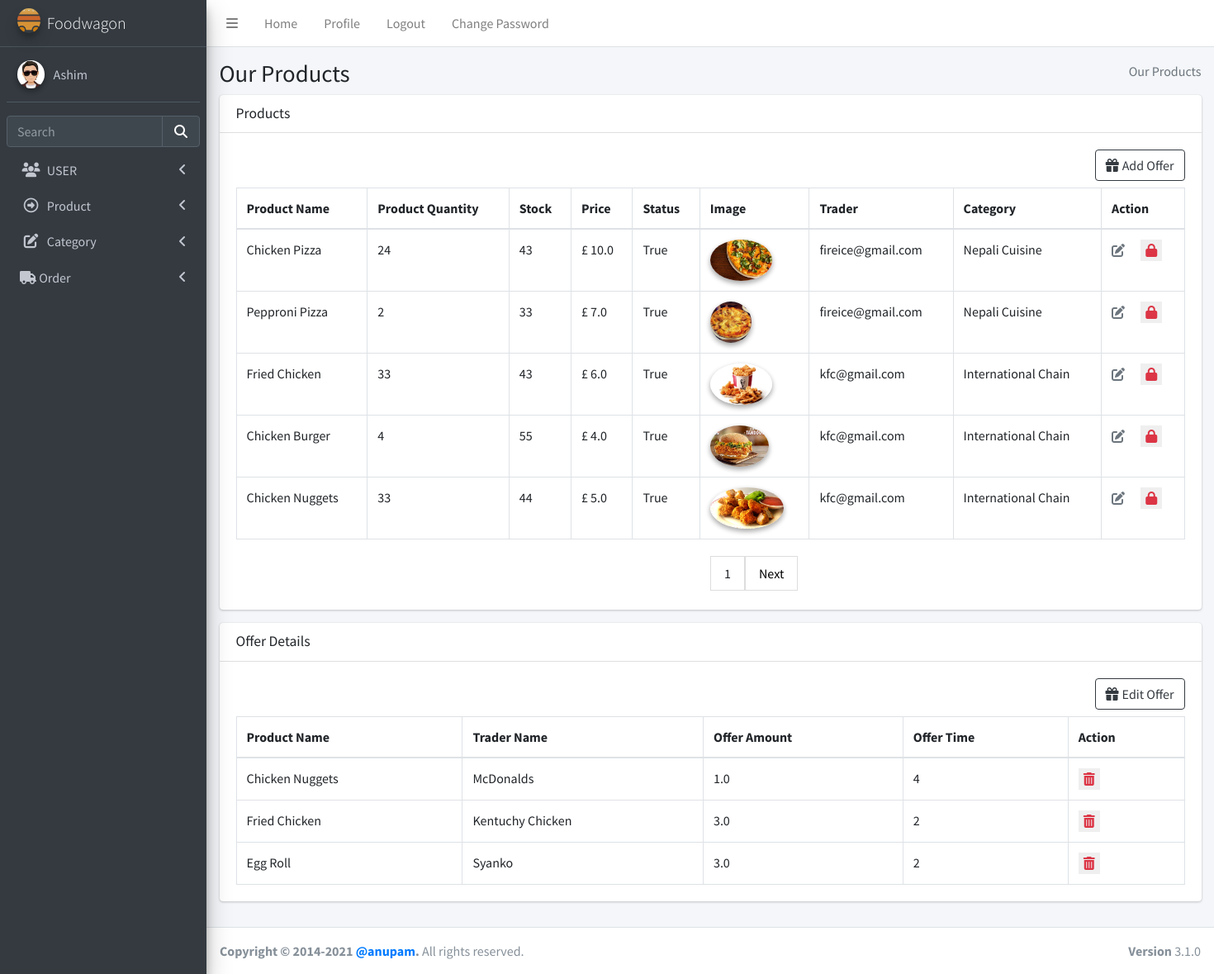
The page /product/productread/ (signed in) on the database its author committed.
### login/models.py (models this page shows, shortened)
class User(AbstractBaseUser):
    email = models.EmailField(max_length=255, unique=True, default="a@gmail.com")
    address = models.TextField(max_length=30, blank=True)
    first_name = models.TextField(max_length=30, blank=True, default="eg aster")
    last_name = models.TextField(max_length=30, blank=True)
    is_staff = models.BooleanField(default=False)  # non super-user
    is_active = models.BooleanField(default=False)
    admin = models.BooleanField(default=False)  # a superuser
    last_login = models.DateTimeField(blank=True, null=True, verbose_name="last login")
    profile_pic = models.ImageField(blank=True, null=True, upload_to="images/user/")
    USERNAME_FIELD = "email"
    def __str__(self):
        return self.email
    objects = UserManager()

### product/models.py (models this page shows, shortened)
class Product(models.Model):
    name = models.CharField(max_length=100)
    quantity = models.CharField(max_length=10)
    stock = models.IntegerField()
    price = models.FloatField(max_length=100)
    image = models.ImageField(upload_to="images/food/")
    trader = models.ForeignKey(User, on_delete=models.CASCADE)
    status = models.BooleanField(default=True)
    category = models.ForeignKey(Categories, on_delete=models.CASCADE)
    class Meta:
        unique_together = ("name", "trader")

class Categories(models.Model):
    name = models.CharField(max_length=100, default="street food", unique=True)
    status = models.BooleanField(default=True)
    def __str__(self):
        return self.name

class Offer(models.Model):
    offer_amount = models.DecimalField(max_digits=5, decimal_places=1)
    trader_offer = models.ForeignKey(User, on_delete=models.CASCADE)
    product_offer = models.ForeignKey(Product, on_delete=models.CASCADE)
    offer_time = models.IntegerField()

### product/views.py (the view, shortened to what this page needs)
# urls.py: path("productread/", views.ProductView.as_view(), name="productread"),
class ProductView(TemplateView):
    template_name = "admin/productread.html"
    def get(self, request):
        semail = request.session["user"]
        verifyUser = users.objects.filter(email=semail).first()
        if verifyUser.admin:
            product = Product.objects.all()
            offer = Offer.objects.all()
            paginator = Paginator(product, 5)
            page_number = request.GET.get("page")
            page_obj = paginator.get_page(page_number)
            return render(
                request,
                self.template_name,
                {"product": page_obj, "product_offer": product, "offer": offer},
            )

### templates/admin/productread.html (shortened to what this page needs)
{%extends "admin/base.html" %} {% load static %}
{% block csspart %}
<link rel="stylesheet" href="{% static 'plugins/fontawesome-free/css/all.min.css' %}">
<link rel="stylesheet" href="{% static 'plugins/datatables-bs4/css/dataTables.bootstrap4.min.css' %}">
<link rel="stylesheet" href="{% static 'plugins/datatables-responsive/css/responsive.bootstrap4.min.css' %}">
<link rel="stylesheet" href="{% static 'dist/css/adminlte.min.css' %}">
</head>
{% endblock csspart %}
{%block bodycontent%}
<body class="hold-transition sidebar-mini">
  <div class="wrapper">
    <div class="content-wrapper">
      <section class="content-header">
        <div class="container-fluid">
          <div class="row mb-2">
            <div class="col-sm-6">
              <h1>Our Products</h1>
            </div>
            <div class="col-sm-6">
              <ol class="breadcrumb float-sm-right">
                <li class="breadcrumb-item active">Our Products</li>
              </ol>
            </div>
          </div>
        </div>
        {% if product %}
        <section class="content">
          <div class="container-fluid">
            <div class="row">
              <div class="col-12">
                <div class="card">
                  <div class="card-header">
                    <h3 class="card-title">Products</h3>
                  </div>
                  <div class="card-body">
                    <div class="mb-2 d-flex justify-content-end btn-color">
                      <a href="" class="btn btn-outline-dark " data-toggle="modal" data-target="#exampleModalCenter"><i
                          class="fas fa-gift mr-1"></i>Add Offer</a>
                    </div>
                    <table id="example2" class="table table-bordered table-hover">
                      <thead>
                        <tr>
                          <th>Product Name</th>
                          <th>Product Quantity</th>
                          <th>Stock</th>
                          <th>Price</th>
                          <th>Status</th>
                          <th>Image</th>
                          {% if user.admin%}
                          <th>Trader</th>
                          {%endif%}
                          <th>Category</th>
                          <th>Action</th>
                        </tr>
                      </thead>
                      <tbody>
                        {% for products in product %}
                        <tr>
                          <td>{{products.name}}</td>
                          <td>{{products.quantity}}</td>
                          <td>{{products.stock}}</td>
                          <td>£ {{products.price}}</td>
                          <td>{{products.status}}</td>
                          <td>
                            <img src="{{products.image.url}}" class="img-circle elevation-2" alt="User Image" />
                          </td>
                          {% if user.admin%}
                          <td>{{products.trader}}</td>
                          {%endif%}
                          <td>{{products.category}}</td>
                          <td>
                            {%if products.trader.is_active %}
                            <a class="mr-3 text-muted" href="{% url 'product:updateproduct' products.id %}"
                              title="Edit"><i class="fas fa-edit"></i></a>
                            <form action="{% url 'product:deleteproduct' products.id %}" method="POST" class=d-inline>
                              {%if products.status %}
                              <button type="submit"><i class="fas fa-lock text-danger"></i></button>
                              {%else%}
                              <button type="submit"><i class="fas fa-lock-open text-danger"></i></button>
                              {%endif%}
                            </form>
                            {%endif%}
                          </td>
                        </tr>
                        {% endfor%}
                      </tbody>
                    </table>
                  </div>
                  <div class="pagination">
                    <span>
                      <a><span>{{product.number}}</span></a>
                      {%if product.has_next%}
                      <a href="?page={{product.next_page_number}}"> Next </a>
                      {%endif%}
                    </span>
                  </div>
                </div>
              </div>
            </div>
          </div>
        </section>
        {% if offer %}
        <section class="content">
          <div class="container-fluid">
            <div class="row">
              <div class="col-12">
                <div class="card">
                  <div class="card-header">
                    <h3 class="card-title">Offer Details</h3>
                  </div>
                  <div class="card-body">
                    <div class="mb-2 d-flex justify-content-end btn-color">
                      <a href="" class="btn btn-outline-dark " data-toggle="modal" data-target="#editoffer"><i
                          class="fas fa-gift mr-1"></i>Edit Offer</a>
                    </div>
                    <table id="example2" class="table table-bordered table-hover">
                      <thead>
                        <tr>
                          <th>Product Name</th>
                          {% if user.admin%}
                          <th>Trader Name</th>
                          {%endif%}
                          <th>Offer Amount</th>
                          <th>Offer Time</th>
                          <th>Action</th>
                        </tr>
                      </thead>
                      <tbody>
                        {% for offers in offer %}
                        <tr>
                          <td>{{offers.product_offer.name}}</td>
                          {% if user.admin%}
                          <td>{{offers.trader_offer.first_name}}</td>
                          {%endif%}
                          <td>{{offers.offer_amount}}</td>
                          <td>{{offers.offer_time}}</td>
                          <td>
                            {%if offers.trader_offer.is_active %}
                            <form action="{% url 'product:deleteoffer' offers.id %}" method="POST" class=d-inline>
                              <button type="submit"><i class="fas fa-trash-alt text-danger"></i></button>
                            </form>
                            {%endif%}
                          </td>
                        </tr>
                        {% endfor%}
                      </tbody>
                    </table>
                  </div>
                </div>
              </div>
            </div>
          </div>
        </section>
        {%endif%}
        {%endif%}
    </div>
    {%endblock bodycontent%}

### templates/admin/base.html (shortened to what this page needs)
<!DOCTYPE html>
<html lang="en">
{% load static %}
<head>
  {% block csspart %}{% endblock csspart %}
</head>
{% block nav%}
<div class="wrapper">
  <nav class="main-header navbar navbar-expand navbar-white navbar-light">
    <ul class="navbar-nav">
      <li class="nav-item">
        <a class="nav-link" data-widget="pushmenu" href="#" role="button"><i class="fas fa-bars"></i></a>
      </li>
      <li class="nav-item d-none d-sm-inline-block">
        <a href="#" class="nav-link">Home</a>
      </li>
      <li class="nav-item d-none d-sm-inline-block"><a href="{% url 'admins:profile' user.id %}"
          class="nav-link">Profile</a></li>
      <li class="nav-item d-none d-sm-inline-block"><a href="{% url 'login:logout' %}" class="nav-link">Logout</a></li>
      <li class="nav-item d-none d-sm-inline-block" data-toggle="modal" data-target="#myModal"><a href="#"
          class="nav-link">Change Password</a></li>
    </ul>
  </nav>
  <aside class="main-sidebar sidebar-dark-primary elevation-4">
    <a href="index3.html" class="brand-link">
      <img src="{%static 'assets/img/gallery/logo.svg' %}" alt="AdminLTE Logo"
        class="brand-image img-circle elevation-3" style="opacity: 0.8" />
      <span class="brand-text font-weight-light">Foodwagon</span>
    </a>
    <div class="sidebar">
      <div class="user-panel mt-3 pb-3 mb-3 d-flex">
        <div class="image">
          {%if user.profile_pic %}
          <img src="{{ user.profile_pic.url }}" class="img-circle elevation-2" alt="User Image" />
          {% else %}
          <img src="{% static 'image/user.png' %}" class="img-circle elevation-2" alt="User Image" />
          {% endif %}
        </div>
        <div class="info">
          <a href="{% url 'admins:profile' user.id %}" class="d-block">{{ user.first_name }}</a>
        </div>
      </div>
      <div class="form-inline">
        <div class="input-group" data-widget="sidebar-search">
          <input class="form-control form-control-sidebar" type="search" placeholder="Search" aria-label="Search" />
          <div class="input-group-append">
            <button class="btn btn-sidebar">
              <i class="fas fa-search fa-fw"></i>
            </button>
          </div>
        </div>
      </div>
      <nav class="mt-2">
        <ul class="nav nav-pills nav-sidebar flex-column" data-widget="treeview" role="menu" data-accordion="false">
          {% if user.admin %}
          <li class="nav-item">
            <a href="#" class="nav-link">
              <i class="nav-icon fas fa-users"></i>
              <p>
                USER
                <i class="fas fa-angle-left right"></i>
              </p>
            </a>
          </li>
          {% endif %}
          <li class="nav-item">
            <a href="#" class="nav-link">
              <i class="nav-icon far fa-arrow-alt-circle-right"></i>
              <p>
                Product
                <i class="fas fa-angle-left right"></i>
              </p>
            </a>
          </li>
          {% if user.admin %}
          <li class="nav-item">
            <a href="{% url 'product:addcategory' %}" class="nav-link">
              <i class="nav-icon fas fa-edit"></i>
              <p>
                Category
                <i class="fas fa-angle-left right"></i>
              </p>
            </a>
          </li>
          <li class="nav-item">
            <a href="#" class="nav-link">
              <i class="fas fa-truck"></i>
              <p>
                Order
                <i class="fas fa-angle-left right"></i>
              </p>
            </a>
          </li>
          {%endif%}
        </ul>
      </nav>
    </div>
  </aside>
  {% endblock nav%}
  {% block bodycontent%}
  {% endblock bodycontent%}
  <footer class="main-footer">
    <strong>Copyright &copy; 2014-2021
      <a href="https://adminlte.io">@anupam</a>.</strong>
    All rights reserved.
    <div class="float-right d-none d-sm-inline-block">
      <b>Version</b> 3.1.0
    </div>
  </footer>
</div>
</body>
</html>

### templates/admin/productread.html (style rules this page uses)
.elevation-2 { height: 50px; }
button { outline: none; border: none; }
.pagination { display: inline-block; width: 80%; margin-left: 50%; margin-bottom: 2%; }
.pagination a { color: black; float: left; padding: 8px 16px; text-decoration: none; transition: background-color .3s; border: 1px solid #ddd; }

### rows shown on the page
User: profile_pic (picture), first_name "Ashim"
Product: name "Chicken Pizza", quantity "24", stock "43", price "10.0", status "True", image (picture), trader "fireice@gmail.com", category "Nepali Cuisine"
Product: name "Pepproni Pizza", quantity "2", stock "33", price "7.0", status "True", image (picture), trader "fireice@gmail.com", category "Nepali Cuisine"
Product: name "Fried Chicken", quantity "33", stock "43", price "6.0", status "True", image (picture), trader "kfc@gmail.com", category "International Chain"
Product: name "Chicken Burger", quantity "4", stock "55", price "4.0", status "True", image (picture), trader "kfc@gmail.com", category "International Chain"
Product: name "Chicken Nuggets", quantity "33", stock "44", price "5.0", status "True", image (picture), trader "kfc@gmail.com", category "International Chain"
Offer: product_offer.name "Chicken Nuggets", trader_offer.first_name "McDonalds", offer_amount "1.0", offer_time "4"
Offer: product_offer.name "Fried Chicken", trader_offer.first_name "Kentuchy Chicken", offer_amount "3.0", offer_time "2"
Offer: product_offer.name "Egg Roll", trader_offer.first_name "Syanko", offer_amount "3.0", offer_time "2"

### other values the page prints
{{ product.number }} "1"
